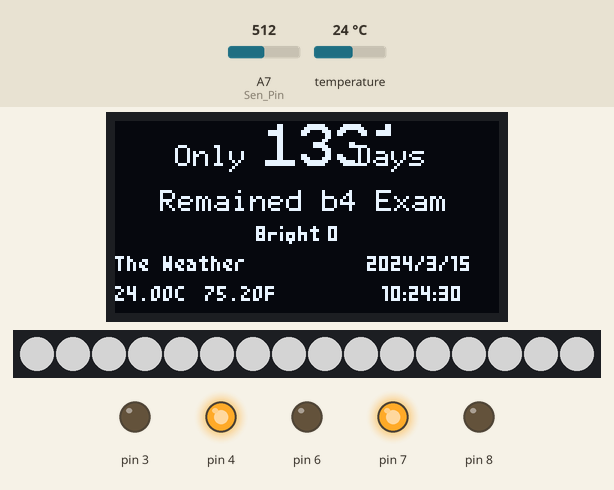
This sketch was run on a simulated Arduino Nano, built with avr-gcc and run on an emulated ATmega328P. Shown: 128×64 one-colour display, 16 RGB LEDs in strip order, left to right, output pins drawn as LEDs (lit = HIGH). The inputs (shaded band) are chosen by the test bench; at power-on: A7 (Sen_Pin) = 512, temperature 24 °C. Dim RGB values are drawn brighter than linear; the local clock reads 2024-03-15 10:24:30 at power-on unless the sketch sets it.

Above: at 1.4 s.
1.5 s: A7 (Sen_Pin) set to 5
At 2.6 s:
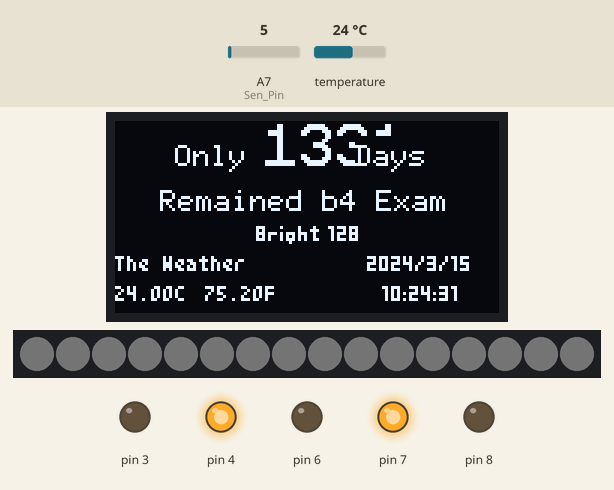
4.3 s: A7 (Sen_Pin) set to 2
At 5.6 s:
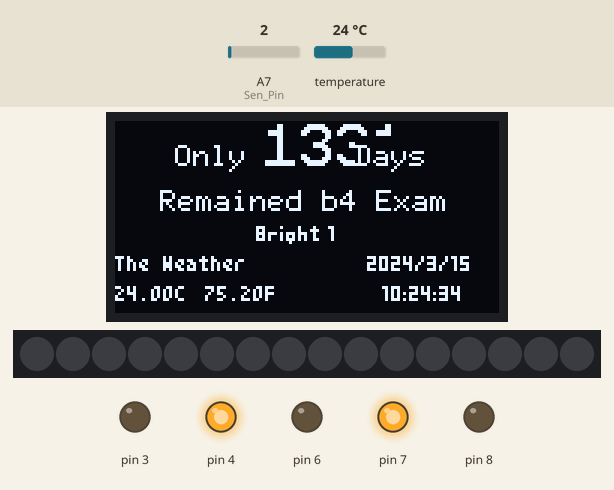
8.4 s: temperature set to 12 °C
At 9.2 s:
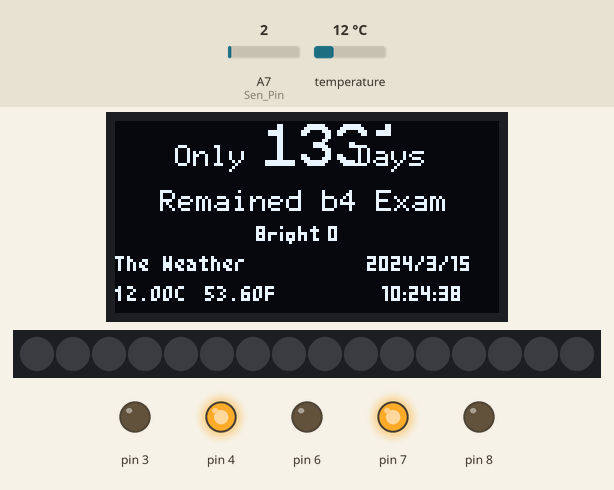
11.3 s: temperature set to 19 °C
At 12.2 s:
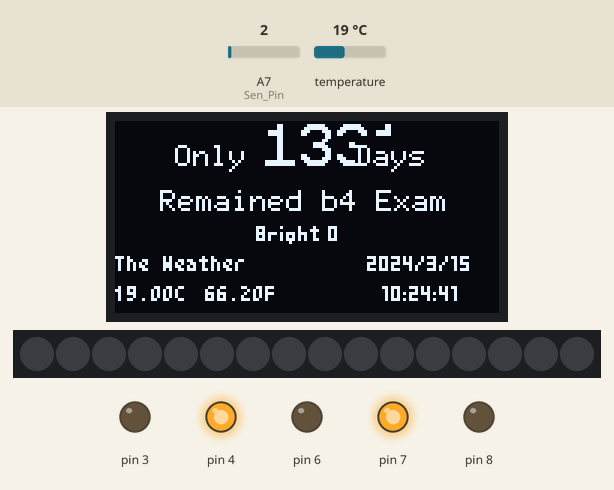
14.3 s: temperature set to 28 °C
At 15.3 s:
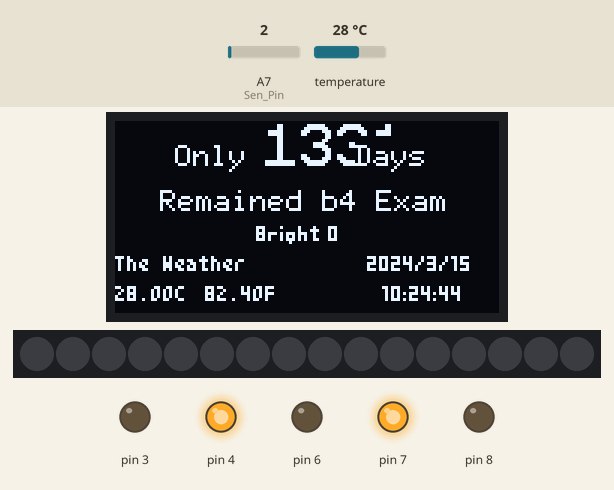
17.3 s: A7 (Sen_Pin) set to 20
At 18.5 s:
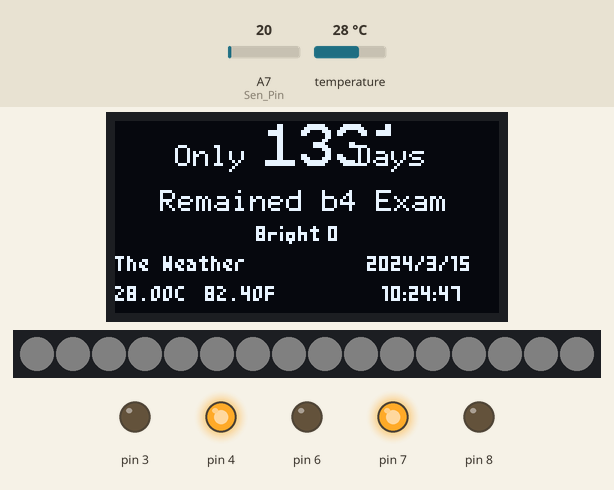
Timing chart, 0 to 20.3 s (numbered marks = the images above; inputs shaded):
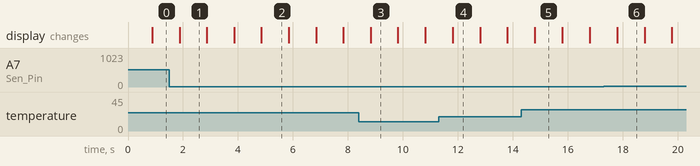

Measured:
- the behaviour switches between 4 and 3 on A7 (Sen_Pin) (found by bisection; images 1 and 2)
- what the display in image 1 shows lasts 1.0 s, from 1.9 s to 2.9 s

The sketch:

Nano.ino
```cpp
#include <stdio.h>
#include <DS3231.h>
DS3231  rtc(15, 14);
Time  t;

#include <FastLED.h>
#define NUM_LEDS 16
#define DATA_PIN 2
CRGB leds[NUM_LEDS];

int Sen_Pin = A7;
int InPut_Pin  = 0;
#include <Arduino.h>
#include <U8g2lib.h>
#ifdef U8X8_HAVE_HW_SPI
#include <SPI.h>
#endif
#ifdef U8X8_HAVE_HW_I2C
#include <Wire.h>
#endif
U8G2_SSD1306_128X64_NONAME_1_SW_I2C u8g2(U8G2_R0,SCL,SDA,U8X8_PIN_NONE);

void setup() {
  pinMode(3, OUTPUT);
  pinMode(4, OUTPUT);
  pinMode(6, OUTPUT);
  pinMode(7, OUTPUT);
  pinMode(8, OUTPUT);
  digitalWrite(3, LOW);
  digitalWrite(6, LOW);
  digitalWrite(8, LOW);
  digitalWrite(4, HIGH);
  digitalWrite(7, HIGH);
  FastLED.addLeds<NEOPIXEL, DATA_PIN>(leds, NUM_LEDS);
  u8g2.begin();
  rtc.begin();
  Serial.begin(115200);
}


void loop() {
    t = rtc.getTime();
    int day1[3], day2[3];
    int day = 0;
    day1[0] = t.year, DEC;
    day1[1] = t.mon, DEC;
    day1[2] = t.date, DEC;
    day2[0] = 2020;
    day2[1] = 7;
    day2[2] = 24;
    day = days(day1, day2);
    int day_time = day;

  {
    u8g2.firstPage();
    do {
      {//before days
    u8g2.setFont(u8g2_font_6x12_mf);
    u8g2.setCursor(20,15);
    u8g2.print("Only");

    u8g2.setFont(u8g2_font_profont22_tn);
    u8g2.setCursor(50,15);
    u8g2.print(day);

    u8g2.setFont(u8g2_font_6x12_mf);
    u8g2.drawStr(80,15,"Days");
    u8g2.drawStr(15,30,"Remained b4 Exam");
    }

    {//Bright
    u8g2.setFont(u8g2_font_blipfest_07_tr);
    u8g2.setCursor(47,40);
    u8g2.print("Bright");
    u8g2.setCursor(71,40);
    u8g2.print(InPut_Pin);
    }

    {//tem
    float Fahrenheit = rtc.getTemp()*1.8 + 32;
    u8g2.setFont(u8g2_font_tom_thumb_4x6_mf);
    u8g2.setCursor(0,50);
    u8g2.print("The Weather");
    u8g2.setCursor(0,60);
    u8g2.print(rtc.getTemp());
    u8g2.print("C");
    u8g2.setCursor(30,60);
    u8g2.print(Fahrenheit);
    u8g2.print("F");
    }

    { //clock
    u8g2.setCursor(84,50);
    u8g2.setFont(u8g2_font_blipfest_07_tr);
    u8g2.print(t.year);

    u8g2.setFont(u8g2_font_4x6_mf);
    u8g2.print("/");

    u8g2.setFont(u8g2_font_blipfest_07_tr);
    u8g2.print(t.mon);

    u8g2.setFont(u8g2_font_4x6_mf);
    u8g2.print("/");

    u8g2.setFont(u8g2_font_blipfest_07_tr);
    u8g2.print(t.date);

    u8g2.setCursor(89,60);
    u8g2.setFont(u8g2_font_blipfest_07_tr);
    u8g2.print(rtc.getTimeStr());
    }
    }
    while ( u8g2.nextPage() );
  }

    int Clock_Beat = beatsin8(10, 0, 255);
    InPut_Pin = analogRead(Sen_Pin)/4;
    FastLED.setBrightness(InPut_Pin);
    fill_solid(leds, 16, CRGB(255,255,255));
    FastLED.show();
    delay(50);

    {//早上闹钟
    if(t.hour == 4)
        if(t.min >= 10 && t.min < 20 )
          analogWrite(A2,255);
          delay(50);
    }

    {//下午闹钟
      if(t.hour == 14)
        if( t.min >= 20 && t.min < 25 )
          analogWrite(A2,255);
          delay(50);
    }
}
```

tmp.ino
```cpp
int leapyear(int year)
{
 if((year%4==0 && year%100!=0) || year%400==0)
  return 1;
 else
  return 0;
}
int days(int *day1, int *day2)
{
 int i=0;
 int *tmp;


 int diff = 0;
 const int month[13]={0,31,29,31,30,31,30,31,31,30,31,30,31};
 if(day1[0] == day2[0])
 {
  if(day1[1] == day2[1])
  {
   diff = day1[2] - day2[2];
   diff = (diff < 0)?(-diff):diff;
  }
  else
  {
   if(day1[1] < day2[1])    //day1=1991-5-8   day2=1991-6-2
   {
    tmp = day1;      //day1=1991-6-2   day2=1991-5-8
    day1 = day2;
    day2 = tmp;
   }
   for(i=day2[1]+1; i<day1[1]; i++)
   {
    diff +=  month[i];
   }
   diff += month[day2[1]] - day2[2] + day1[2];
   if(day2[1] <= 2 && day1[1] >2)
    if(leapyear(day2[0]))
     diff++;
  }
 }
 else
 {
  if(day1[0] < day2[0])
  {
   tmp = day1;
   day1 = day2;
   day2 = tmp;
  }
  for(i=day2[0]+1; i<day1[0]; i++)
  {
   if(leapyear(i))
    diff += 366;
   else
    diff += 365;
  }
  for(i=day2[1]+1; i<=12; i++)     //day1=1992-1-1   day2=1991-1-1
  {
   diff += month[i];
  }
  diff += (month[day2[1]] - day2[2]);
  if(day2[1] <= 2)
   if(leapyear(day2[0]))
    diff++;
  for(i=1; i<day1[1]; i++)
  {
   diff += month[i];
  }
  diff += day1[2];
  if(day1[1] > 2)
   if(leapyear(day1[0]))
    diff++;
 }

 return diff;
}
```
